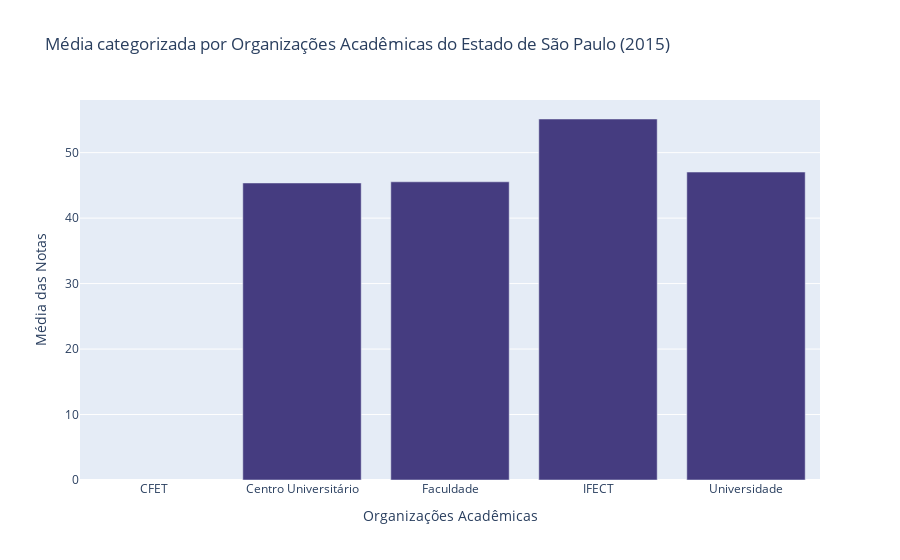

Source (notebook cell):
### Code cell
# Criando gráfico

sp2015 = go.Bar(x = [
                        'CFET', 
                        'Centro Universitário',
                        'Faculdade',
                        'IFECT',
                        'Universidade'
                    ],
                    y = [sp1915, sp2015, sp2215, sp2615, sp2815],
                    marker = {'color': '#453C80'})

# Criando Layout
layoutsp = go.Layout(title='Média categorizada por Organizações Acadêmicas do Estado de São Paulo (2015)',
                   yaxis={'title':'Média das Notas'},
                   xaxis={'title': 'Organizações Acadêmicas'},
                   barmode = 'stack')

# Criando figura que será exibida
figsp = go.Figure(data=sp2015, layout=layoutsp)
#py.iplot(figsp)
figsp.show()

### Figure 1 — Plotly figure (JSON) as saved in the notebook; plotly's stock layout.template omitted (floating-point values rounded to 4 significant figures)
{"data": [{"marker": {"color": "#453C80"}, "type": "bar", "x": ["CFET", "Centro Universitário", "Faculdade", "IFECT", "Universidade"], "y": [null, 45.37, 45.55, 55.14, 47.04]}], "layout": {"barmode": "stack", "title": {"text": "Média categorizada por Organizações Acadêmicas do Estado de São Paulo (2015)"}, "xaxis": {"title": {"text": "Organizações Acadêmicas"}}, "yaxis": {"title": {"text": "Média das Notas"}}}}
